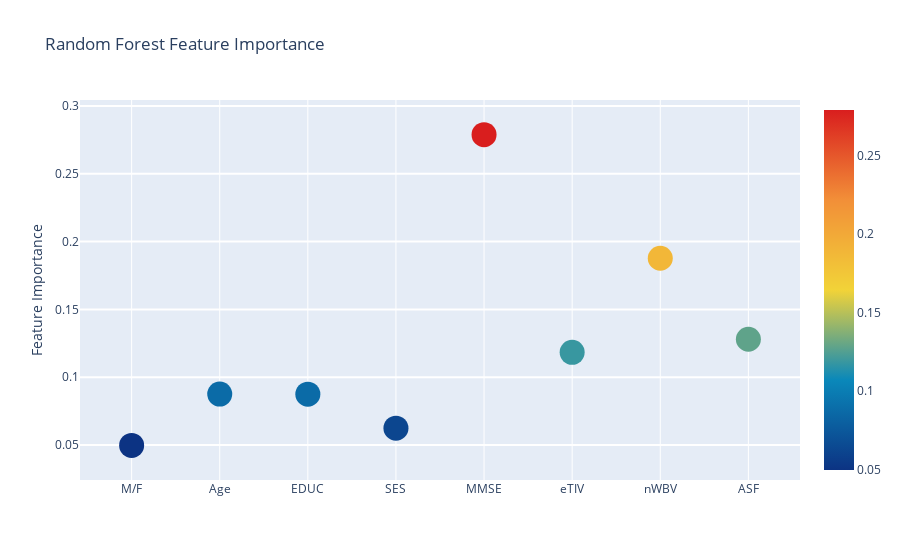
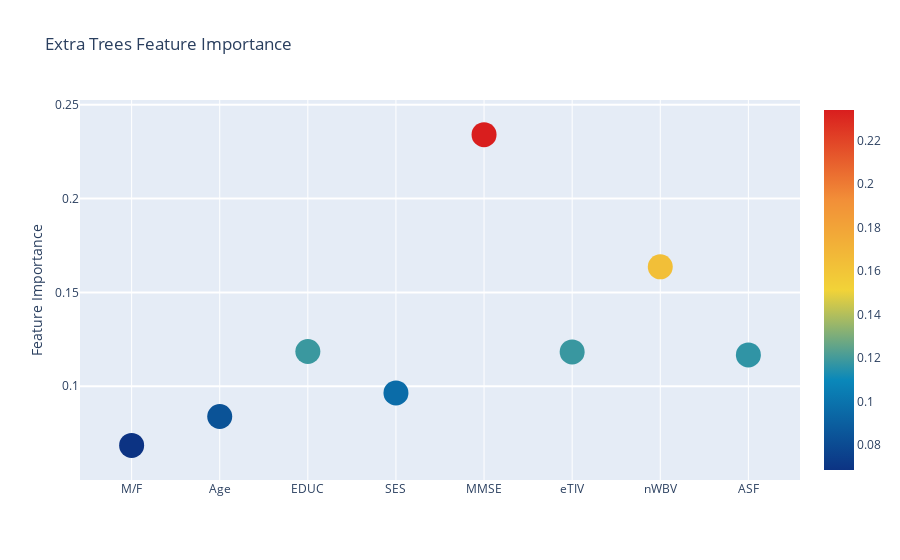
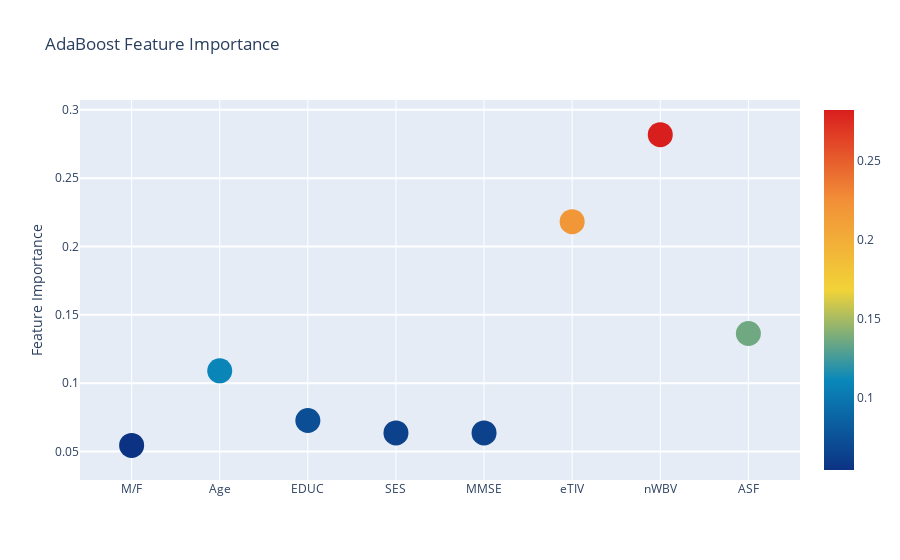
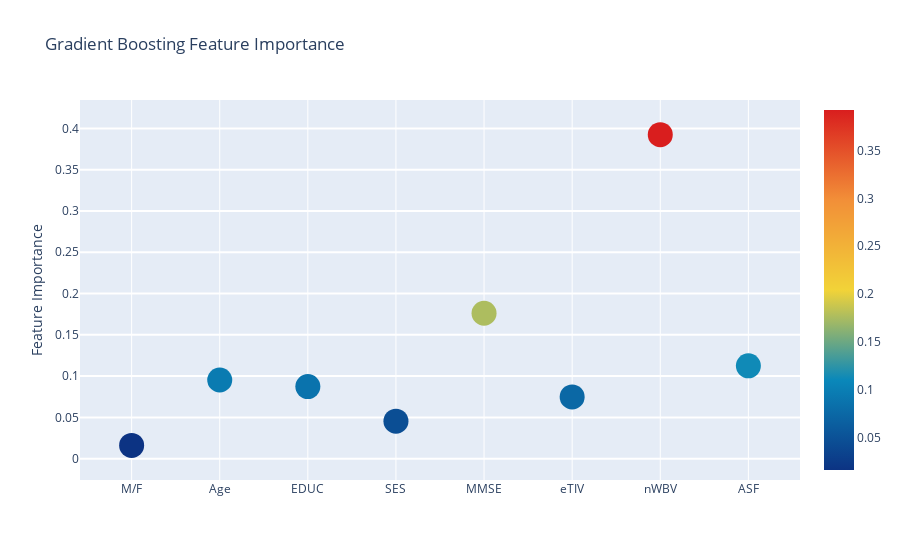

Notebook cell for these charts, in order:
### Markdown cell above
## Graphics:

### Code cell
# Scatter plot 
trace = go.Scatter(
    y = feature_dataframe['Random Forest feature importances'].values,
    x = feature_dataframe['features'].values,
    mode='markers',
    marker=dict(
        sizemode = 'diameter',
        sizeref = 1,
        size = 25,
#       size= feature_dataframe['AdaBoost feature importances'].values,
        #color = np.random.randn(500), #set color equal to a variable
        color = feature_dataframe['Random Forest feature importances'].values,
        colorscale='Portland',
        showscale=True
    ),
    text = feature_dataframe['features'].values
)
data = [trace]

layout= go.Layout(
    autosize= True,
    title= 'Random Forest Feature Importance',
    hovermode= 'closest',
#     xaxis= dict(
#         title= 'Pop',
#         ticklen= 5,
#         zeroline= False,
#         gridwidth= 2,
#     ),
    yaxis=dict(
        title= 'Feature Importance',
        ticklen= 5,
        gridwidth= 2
    ),
    showlegend= False
)
fig = go.Figure(data=data, layout=layout)
py.iplot(fig,filename='scatter2010')

# Scatter plot 
trace = go.Scatter(
    y = feature_dataframe['Extra Trees  feature importances'].values,
    x = feature_dataframe['features'].values,
    mode='markers',
    marker=dict(
        sizemode = 'diameter',
        sizeref = 1,
        size = 25,
#       size= feature_dataframe['AdaBoost feature importances'].values,
        #color = np.random.randn(500), #set color equal to a variable
        color = feature_dataframe['Extra Trees  feature importances'].values,
        colorscale='Portland',
        showscale=True
    ),
    text = feature_dataframe['features'].values
)
data = [trace]

layout= go.Layout(
    autosize= True,
    title= 'Extra Trees Feature Importance',
    hovermode= 'closest',
#     xaxis= dict(
#         title= 'Pop',
#         ticklen= 5,
#         zeroline= False,
#         gridwidth= 2,
#     ),
    yaxis=dict(
        title= 'Feature Importance',
        ticklen= 5,
        gridwidth= 2
    ),
    showlegend= False
)
fig = go.Figure(data=data, layout=layout)
py.iplot(fig,filename='scatter2010')

# Scatter plot 
trace = go.Scatter(
    y = feature_dataframe['AdaBoost feature importances'].values,
    x = feature_dataframe['features'].values,
    mode='markers',
    marker=dict(
        sizemode = 'diameter',
        sizeref = 1,
        size = 25,
#       size= feature_dataframe['AdaBoost feature importances'].values,
        #color = np.random.randn(500), #set color equal to a variable
        color = feature_dataframe['AdaBoost feature importances'].values,
        colorscale='Portland',
        showscale=True
    ),
    text = feature_dataframe['features'].values
)
data = [trace]

layout= go.Layout(
    autosize= True,
    title= 'AdaBoost Feature Importance',
    hovermode= 'closest',
#     xaxis= dict(
#         title= 'Pop',
#         ticklen= 5,
#         zeroline= False,
#         gridwidth= 2,
#     ),
    yaxis=dict(
        title= 'Feature Importance',
        ticklen= 5,
        gridwidth= 2
    ),
    showlegend= False
)
fig = go.Figure(data=data, layout=layout)
py.iplot(fig,filename='scatter2010')

# Scatter plot 
trace = go.Scatter(
    y = feature_dataframe['Gradient Boost feature importances'].values,
    x = feature_dataframe['features'].values,
    mode='markers',
    marker=dict(
        sizemode = 'diameter',
        sizeref = 1,
        size = 25,
#       size= feature_dataframe['AdaBoost feature importances'].values,
        #color = np.random.randn(500), #set color equal to a variable
        color = feature_dataframe['Gradient Boost feature importances'].values,
        colorscale='Portland',
        showscale=True
    ),
    text = feature_dataframe['features'].values
)
data = [trace]

layout= go.Layout(
    autosize= True,
    title= 'Gradient Boosting Feature Importance',
    hovermode= 'closest',
#     xaxis= dict(
#         title= 'Pop',
#         ticklen= 5,
#         zeroline= False,
#         gridwidth= 2,
#     ),
    yaxis=dict(
        title= 'Feature Importance',
        ticklen= 5,
        gridwidth= 2
    ),
    showlegend= False
)
fig = go.Figure(data=data, layout=layout)
py.iplot(fig,filename='scatter2010')

trace = go.Scatter(
    y = feature_dataframe['Xgboost feature importances'].values,
    x = feature_dataframe['features'].values,
    mode='markers',
    marker=dict(
        sizemode = 'diameter',
        sizeref = 1,
        size = 25,
#       size= feature_dataframe['AdaBoost feature importances'].values,
        #color = np.random.randn(500), #set color equal to a variable
        color = feature_dataframe['Xgboost feature importances'].values,
        colorscale='Portland',
        showscale=True
    ),
    text = feature_dataframe['features'].values
)
data = [trace]

layout= go.Layout(
    autosize= True,
    title= 'XgboostFeature Importance',
    hovermode= 'closest',
#     xaxis= dict(
#         title= 'Pop',
#         ticklen= 5,
#         zeroline= False,
#         gridwidth= 2,
#     ),
    yaxis=dict(
        title= 'Feature Importance',
        ticklen= 5,
        gridwidth= 2
    ),
    showlegend= False
)
fig = go.Figure(data=data, layout=layout)
py.iplot(fig,filename='scatter2010')

### Figure 1 — Plotly figure (JSON) as saved in the notebook; plotly's stock layout.template omitted (floating-point values rounded to 4 significant figures)
{"data": [{"marker": {"color": [0.04971, 0.08755, 0.08745, 0.06237, 0.2789, 0.1183, 0.1877, 0.128], "colorscale": [[0.0, "rgb(12,51,131)"], [0.25, "rgb(10,136,186)"], [0.5, "rgb(242,211,56)"], [0.75, "rgb(242,143,56)"], [1.0, "rgb(217,30,30)"]], "showscale": true, "size": 25, "sizemode": "diameter", "sizeref": 1}, "mode": "markers", "text": ["M/F", "Age", "EDUC", "SES", "MMSE", "eTIV", "nWBV", "ASF"], "type": "scatter", "x": ["M/F", "Age", "EDUC", "SES", "MMSE", "eTIV", "nWBV", "ASF"], "y": [0.04971, 0.08755, 0.08745, 0.06237, 0.2789, 0.1183, 0.1877, 0.128]}], "layout": {"autosize": true, "hovermode": "closest", "showlegend": false, "title": {"text": "Random Forest Feature Importance"}, "yaxis": {"gridwidth": 2, "ticklen": 5, "title": {"text": "Feature Importance"}}}}

### Figure 2 — Plotly figure (JSON) as saved in the notebook; plotly's stock layout.template omitted (floating-point values rounded to 4 significant figures)
{"data": [{"marker": {"color": [0.06851, 0.08388, 0.1185, 0.09645, 0.234, 0.1183, 0.1636, 0.1167], "colorscale": [[0.0, "rgb(12,51,131)"], [0.25, "rgb(10,136,186)"], [0.5, "rgb(242,211,56)"], [0.75, "rgb(242,143,56)"], [1.0, "rgb(217,30,30)"]], "showscale": true, "size": 25, "sizemode": "diameter", "sizeref": 1}, "mode": "markers", "text": ["M/F", "Age", "EDUC", "SES", "MMSE", "eTIV", "nWBV", "ASF"], "type": "scatter", "x": ["M/F", "Age", "EDUC", "SES", "MMSE", "eTIV", "nWBV", "ASF"], "y": [0.06851, 0.08388, 0.1185, 0.09645, 0.234, 0.1183, 0.1636, 0.1167]}], "layout": {"autosize": true, "hovermode": "closest", "showlegend": false, "title": {"text": "Extra Trees Feature Importance"}, "yaxis": {"gridwidth": 2, "ticklen": 5, "title": {"text": "Feature Importance"}}}}

### Figure 3 — Plotly figure (JSON) as saved in the notebook; plotly's stock layout.template omitted (floating-point values rounded to 4 significant figures)
{"data": [{"marker": {"color": [0.05455, 0.1091, 0.07273, 0.06364, 0.06364, 0.2182, 0.2818, 0.1364], "colorscale": [[0.0, "rgb(12,51,131)"], [0.25, "rgb(10,136,186)"], [0.5, "rgb(242,211,56)"], [0.75, "rgb(242,143,56)"], [1.0, "rgb(217,30,30)"]], "showscale": true, "size": 25, "sizemode": "diameter", "sizeref": 1}, "mode": "markers", "text": ["M/F", "Age", "EDUC", "SES", "MMSE", "eTIV", "nWBV", "ASF"], "type": "scatter", "x": ["M/F", "Age", "EDUC", "SES", "MMSE", "eTIV", "nWBV", "ASF"], "y": [0.05455, 0.1091, 0.07273, 0.06364, 0.06364, 0.2182, 0.2818, 0.1364]}], "layout": {"autosize": true, "hovermode": "closest", "showlegend": false, "title": {"text": "AdaBoost Feature Importance"}, "yaxis": {"gridwidth": 2, "ticklen": 5, "title": {"text": "Feature Importance"}}}}

### Figure 4 — Plotly figure (JSON) as saved in the notebook; plotly's stock layout.template omitted (floating-point values rounded to 4 significant figures)
{"data": [{"marker": {"color": [0.01609, 0.0953, 0.08732, 0.04546, 0.1761, 0.07479, 0.3925, 0.1125], "colorscale": [[0.0, "rgb(12,51,131)"], [0.25, "rgb(10,136,186)"], [0.5, "rgb(242,211,56)"], [0.75, "rgb(242,143,56)"], [1.0, "rgb(217,30,30)"]], "showscale": true, "size": 25, "sizemode": "diameter", "sizeref": 1}, "mode": "markers", "text": ["M/F", "Age", "EDUC", "SES", "MMSE", "eTIV", "nWBV", "ASF"], "type": "scatter", "x": ["M/F", "Age", "EDUC", "SES", "MMSE", "eTIV", "nWBV", "ASF"], "y": [0.01609, 0.0953, 0.08732, 0.04546, 0.1761, 0.07479, 0.3925, 0.1125]}], "layout": {"autosize": true, "hovermode": "closest", "showlegend": false, "title": {"text": "Gradient Boosting Feature Importance"}, "yaxis": {"gridwidth": 2, "ticklen": 5, "title": {"text": "Feature Importance"}}}}
